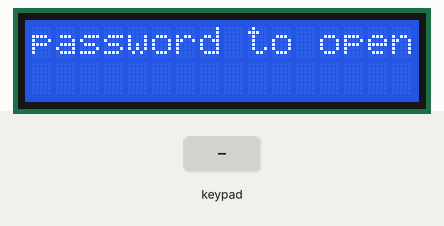
Simulated run of this sketch. Board: Arduino Uno, built with avr-gcc and run on an emulated ATmega328P. Parts: 16×2 character LCD. The test bench sets the inputs (shaded band).

Above: at 1.2 s.
1.3 s: keypad keys 8 8 8 8 8 8 8 8 pressed 0.4 s apart
At 4.9 s:
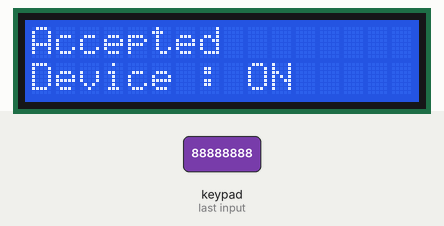
6.0 s: key '1' pressed
At 7.3 s:
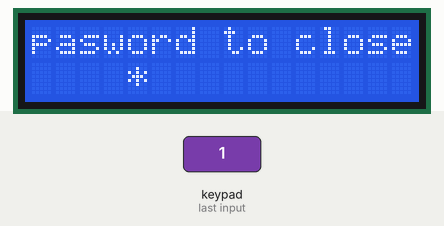
7.6 s: keypad keys 8 8 8 8 8 8 8 8 # pressed 0.4 s apart
At 11.6 s:
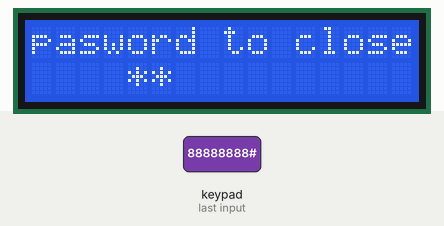
12.7 s: key '2' pressed
At 13.7 s:
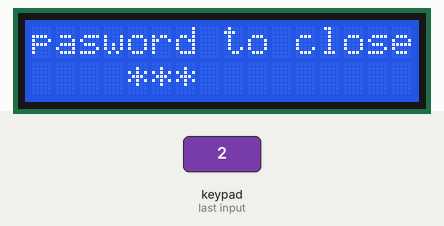
14.2 s: key '3' pressed
At 15.0 s:
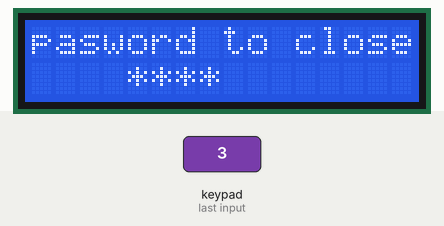
Timing chart, 0 to 16.7 s (numbered marks = the images above; inputs shaded):
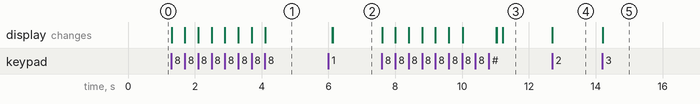

The sketch:

KeyP_LCD_Rly_pswrd.ino
```cpp
#include <LiquidCrystal.h>
#include "Keypad.h"
#define device 2
boolean device_status = LOW;
LiquidCrystal lcd(A0, A1, A2, A3, A4, A5);
const byte ROWS = 4;
const byte COLS = 4;
char keys[ROWS][COLS] =
{ {'1', '2', '3' , 'A'},
  {'4', '5', '6' , 'B'},
  {'7', '8', '9' , 'C'},
  {'*', '0', '#' , 'D'}
};
byte rowPins[ROWS] = {11, 10, 9, 8};
byte colPins[COLS] = {7, 6, 5, 4};
Keypad keypad = Keypad(makeKeymap(keys), rowPins, colPins, ROWS, COLS);
String secret_code = "88888888";
String user_type;
int counter = 0;
void setup()
{
  lcd.begin(16, 2);
  lcd.print("password to open");
  lcd.setCursor(4, 1);
}
void loop()
{
  char key = keypad.getKey();
  if (key != NO_KEY)
  {
    lcd.print('*');
    user_type += key;
    counter ++;
    if (counter == 8)
    {
      counter = 0;
      lcd.clear();
      lcd.setCursor(0, 0);
      if (user_type == secret_code)
      {
        lcd.print("Accepted");
        lcd.setCursor(0, 1);
        if (device_status == LOW)
        {
          lcd.print("Device : ON");
          digitalWrite (device, HIGH);
          device_status = HIGH;
        }
        else if (device_status == HIGH)
        {
          lcd.print("Device : OFF");
          digitalWrite (device, LOW);
          device_status = LOW;
        }
        delay(1000);
      }
      else
      {
        lcd.print("Rejected");
        lcd.setCursor(0, 1);
        lcd.print("Try again");
      }
      delay(1000);
      lcd.clear();
      lcd.setCursor(0, 0);
      if (device_status == LOW)
      {
        lcd.print("password to open");
      }
      else if (device_status == HIGH)
      {
        lcd.print("pasword to close");
      }
      lcd.setCursor(4, 1);
      user_type = "";
    }
  }
}
```

Measured:
- after the input at 1.3 s, the display: first changes at once (image 1 shows a later state)
- after the input at 6.0 s, the display: first differs from a run without the input after 0.13 s (image 2)
- after the input at 7.6 s, the display: changes at once (image 3)
- after the input at 12.7 s, the display: changes at once (image 4)
- after the input at 14.2 s, the display: changes at once (image 5)
